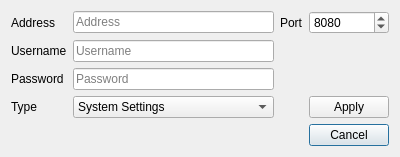
<?xml version="1.0" encoding="UTF-8"?>
<ui version="4.0">
 <class>ProxySettings</class>
 <widget class="QDialog" name="ProxySettings">
  <property name="geometry">
   <rect>
    <x>0</x>
    <y>0</y>
    <width>400</width>
    <height>145</height>
   </rect>
  </property>
  <property name="windowTitle">
   <string>Proxy Settings</string>
  </property>
  <layout class="QGridLayout" name="gridLayout">
   <item row="4" column="3">
    <widget class="QPushButton" name="cancelButton">
     <property name="text">
      <string>Cancel</string>
     </property>
    </widget>
   </item>
   <item row="0" column="0">
    <widget class="QLabel" name="label">
     <property name="text">
      <string>Address</string>
     </property>
    </widget>
   </item>
   <item row="0" column="1">
    <widget class="QLineEdit" name="addrBox">
     <property name="placeholderText">
      <string>Address</string>
     </property>
    </widget>
   </item>
   <item row="2" column="1">
    <widget class="QLineEdit" name="passwordBox">
     <property name="echoMode">
      <enum>QLineEdit::Password</enum>
     </property>
     <property name="placeholderText">
      <string>Password</string>
     </property>
    </widget>
   </item>
   <item row="0" column="3">
    <widget class="QSpinBox" name="portBox">
     <property name="minimum">
      <number>1</number>
     </property>
     <property name="maximum">
      <number>65535</number>
     </property>
     <property name="value">
      <number>8080</number>
     </property>
    </widget>
   </item>
   <item row="1" column="1">
    <widget class="QLineEdit" name="usernameBox">
     <property name="placeholderText">
      <string>Username</string>
     </property>
    </widget>
   </item>
   <item row="3" column="0">
    <widget class="QLabel" name="label_5">
     <property name="text">
      <string>Type</string>
     </property>
    </widget>
   </item>
   <item row="3" column="1">
    <widget class="QComboBox" name="typeBox">
     <item>
      <property name="text">
       <string>System Settings</string>
      </property>
     </item>
     <item>
      <property name="text">
       <string>Socks5</string>
      </property>
     </item>
     <item>
      <property name="text">
       <string>No Proxy</string>
      </property>
     </item>
     <item>
      <property name="text">
       <string>Http Proxy</string>
      </property>
     </item>
     <item>
      <property name="text">
       <string>Http Caching Proxy</string>
      </property>
     </item>
     <item>
      <property name="text">
       <string>Ftp Caching Proxy</string>
      </property>
     </item>
    </widget>
   </item>
   <item row="1" column="0">
    <widget class="QLabel" name="label_3">
     <property name="text">
      <string>Username</string>
     </property>
    </widget>
   </item>
   <item row="2" column="0">
    <widget class="QLabel" name="label_4">
     <property name="text">
      <string>Password</string>
     </property>
    </widget>
   </item>
   <item row="3" column="3">
    <widget class="QPushButton" name="applyButton">
     <property name="text">
      <string>Apply</string>
     </property>
    </widget>
   </item>
   <item row="0" column="2">
    <widget class="QLabel" name="label_2">
     <property name="text">
      <string>Port</string>
     </property>
    </widget>
   </item>
  </layout>
 </widget>
 <resources/>
 <connections/>
</ui>
